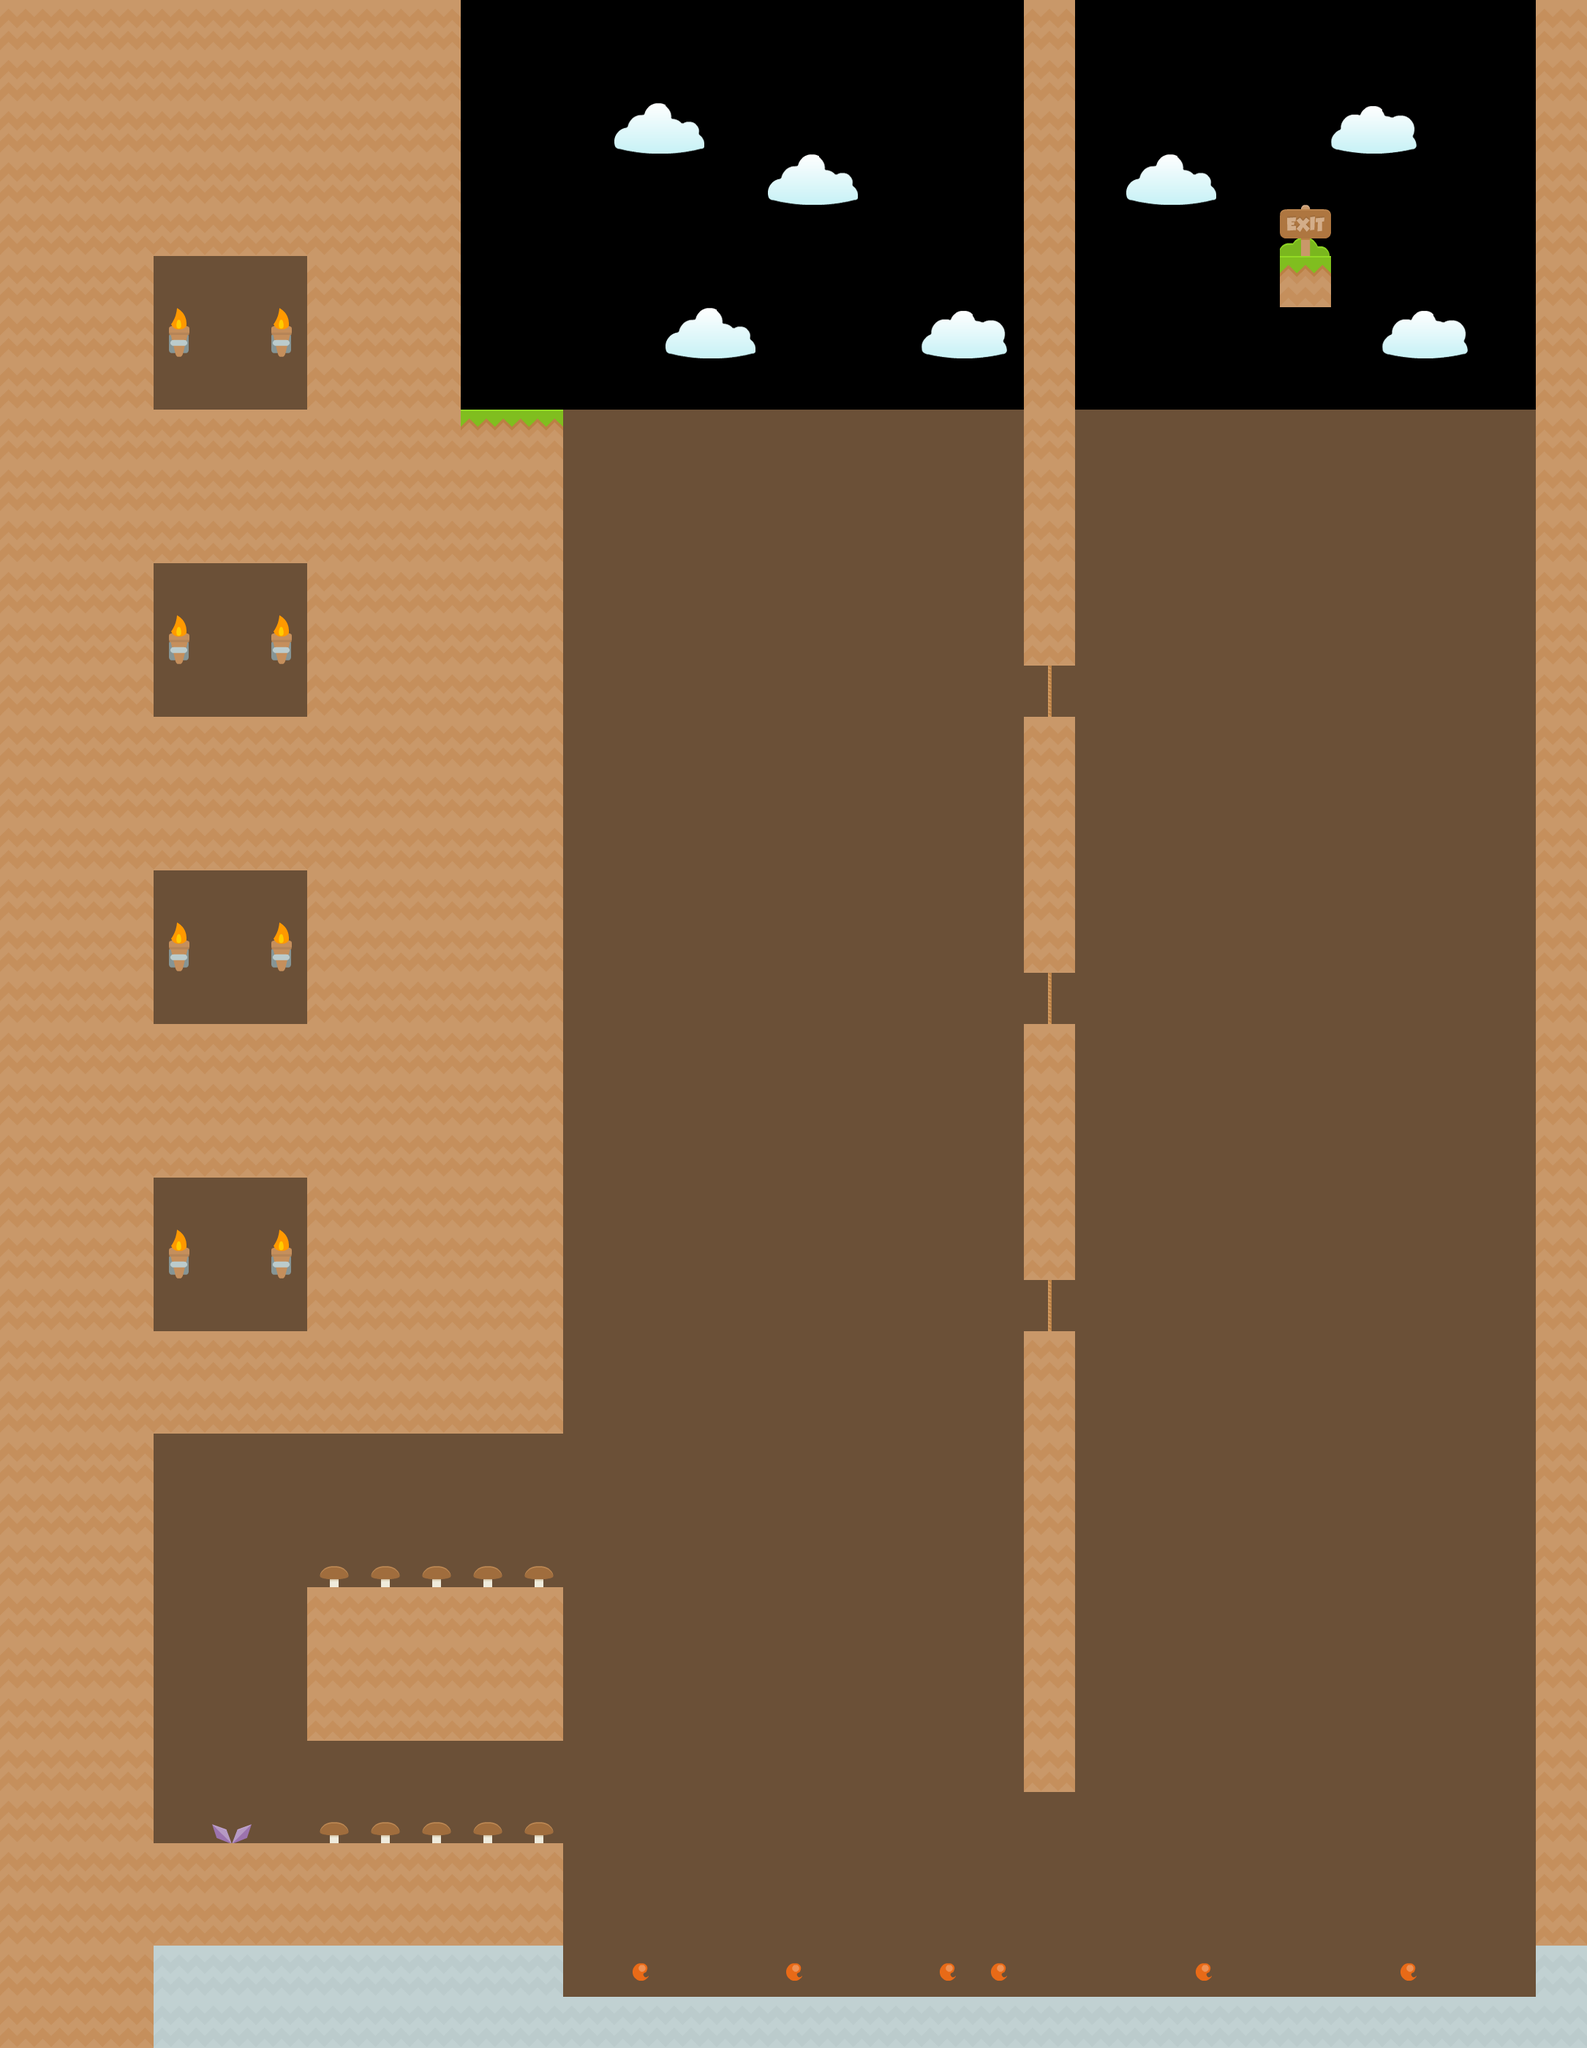

This game map was drawn from its Tiled (.tmx) file and the tilesets committed beside it. A one-line description and the trimmed map source follow:
An orthogonal 31x40 tile map with 70x70 px tiles, 3 tile layers (Background, Background2, Platforms), 2 tilesets and 34 objects (19x Water, 7x Bee, 4x Slime, Player, GrassPlatformLarge, ...).

<map version="1.0" orientation="orthogonal" width="31" height="40" tilewidth="70" tileheight="70">
 <tileset firstgid="1" name="BaseTiles" tilewidth="70" tileheight="70" spacing="2">
  <image source="../Textures/Tileset/base_tiles_spritesheet.png" width="936" height="936" />
 </tileset>
 <tileset firstgid="170" name="Items" tilewidth="70" tileheight="70" spacing="2">
  <image source="../Textures/Tileset/items_spritesheet.png" width="576" height="576" />
 </tileset>
 <layer name="Background" width="31" height="40">
  <data>[1240 cells, 687 non-empty, 2 distinct tile ids]</data>
 </layer>
 <layer name="Background2" width="31" height="40">
  <data>[1240 cells, 43 non-empty, 10 distinct tile ids]</data>
 </layer>
 <layer name="Platforms" width="31" height="40">
  <data>[1240 cells, 451 non-empty, 4 distinct tile ids]</data>
 </layer>
 <objectgroup name="Spawns" width="31" height="40">
  <object name="Player" type="Player" x="700" y="490" width="70" height="70" />
  <object name="GrassPlatformLarge" type="GrassPlatformLarge" x="1050" y="560" width="70" height="70">
   <properties>
    <property name="velocity" value="2.5" />
    <property name="waypoints" value="[{&quot;x&quot;:15,&quot;y&quot;:8},{&quot;x&quot;:15,&quot;y&quot;:37},{&quot;x&quot;:25,&quot;y&quot;:37},{&quot;x&quot;:25,&quot;y&quot;:8}]" />
   </properties>
  </object>
  <object name="Bee" type="Bee" x="1890" y="1330" width="70" height="70">
   <properties>
    <property name="steering" value="50" />
    <property name="velocity" value="20" />
   </properties>
  </object>
  <object name="Bee" type="Bee" x="140" y="70" width="70" height="70">
   <properties>
    <property name="steering" value="20" />
    <property name="velocity" value="10" />
   </properties>
  </object>
  <object name="Bee" type="Bee" x="2030" y="140" width="70" height="70">
   <properties>
    <property name="steering" value="12" />
    <property name="velocity" value="10" />
   </properties>
  </object>
  <object name="Bee" type="Bee" x="70" y="1400" width="70" height="70">
   <properties>
    <property name="steering" value="47" />
    <property name="velocity" value="18" />
   </properties>
  </object>
  <object name="Bee" type="Bee" x="1330" y="1050" width="70" height="70">
   <properties>
    <property name="velocity" value="3" />
    <property name="waypoints" value="[{&quot;x&quot;:11,&quot;y&quot;:15},{&quot;x&quot;:19,&quot;y&quot;:15}]" />
   </properties>
  </object>
  <object name="Bee" type="Bee" x="770" y="1750" width="70" height="70">
   <properties>
    <property name="velocity" value="5" />
    <property name="waypoints" value="[{&quot;x&quot;:11,&quot;y&quot;:25},{&quot;x&quot;:19,&quot;y&quot;:25}]" />
   </properties>
  </object>
  <object name="Bee" type="Bee" x="1750" y="560" width="70" height="70">
   <properties>
    <property name="velocity" value="3" />
    <property name="waypoints" value="[{&quot;x&quot;:21,&quot;y&quot;:8},{&quot;x&quot;:29,&quot;y&quot;:8}]" />
   </properties>
  </object>
  <object name="Slime" type="Slime" x="280" y="490" width="70" height="70">
   <properties>
    <property name="jumpHeight" value="0.25" />
   </properties>
  </object>
  <object name="Slime" type="Slime" x="280" y="910" width="70" height="70">
   <properties>
    <property name="jumpHeight" value="0.5" />
   </properties>
  </object>
  <object name="Slime" type="Slime" x="280" y="1750" width="70" height="70">
   <properties>
    <property name="jumpHeight" value="1" />
   </properties>
  </object>
  <object name="Slime" type="Slime" x="280" y="1330" width="70" height="70">
   <properties>
    <property name="jumpHeight" value="0.75" />
   </properties>
  </object>
 </objectgroup>
 <objectgroup name="Objects" width="31" height="40">
  <object name="Gem" type="Gem" gid="204" x="210" y="2520" />
  <object name="Exit" type="Exit" gid="65" x="1750" y="315" />
  <object type="Water" gid="150" x="770" y="2730" />
  <object type="Water" gid="150" x="840" y="2730" />
  <object type="Water" gid="150" x="910" y="2730" />
  <object type="Water" gid="150" x="980" y="2730" />
  <object type="Water" gid="150" x="1050" y="2730" />
  <object type="Water" gid="150" x="1120" y="2730" />
  <object type="Water" gid="150" x="1190" y="2730" />
  <object type="Water" gid="150" x="1260" y="2730" />
  <object type="Water" gid="150" x="1330" y="2730" />
  <object type="Water" gid="150" x="1400" y="2730" />
  <object type="Water" gid="150" x="1470" y="2730" />
  <object type="Water" gid="150" x="1540" y="2730" />
  <object type="Water" gid="150" x="1610" y="2730" />
  <object type="Water" gid="150" x="1680" y="2730" />
  <object type="Water" gid="150" x="1750" y="2730" />
  <object type="Water" gid="150" x="1820" y="2730" />
  <object type="Water" gid="150" x="1890" y="2730" />
  <object type="Water" gid="150" x="1960" y="2730" />
  <object type="Water" gid="150" x="2030" y="2730" />
 </objectgroup>
</map>
